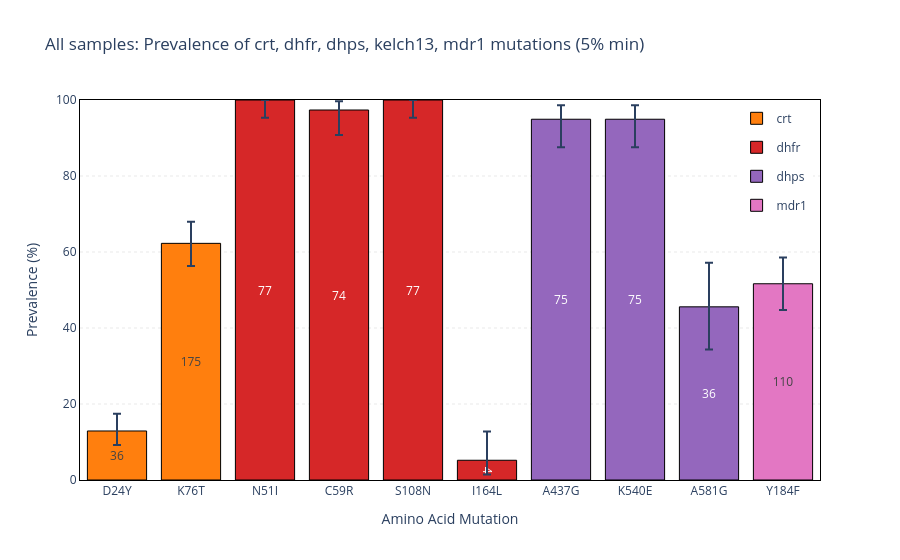

The notebook cell this image was saved under:
### Code cell
generate_prevalence_barchart(
    analysis_df=analysis_df,
    min_prevalence=5,
    fig_prefix="All samples",
    genes=resistance_genes,
    show_n_samples=True,
    show_title=True,
    show_legend=True
)

### Figure 1 — Plotly figure (JSON) as saved in the notebook; plotly's stock layout.template omitted (floating-point values rounded to 4 significant figures)
{"data": [{"customdata": [[281, 279, 36], [281, 281, 175]], "error_y": {"array": [4.51, 5.689], "arrayminus": [3.7, 5.951], "type": "data"}, "hovertemplate": "%{y:0.1f}% (%{customdata[2]}/%{customdata[1]})", "insidetextanchor": "middle", "legendgroup": "crt", "marker": {"color": "#ff7f0e", "line": {"color": "black", "width": 1}}, "name": "crt", "showlegend": true, "textposition": "inside", "texttemplate": "%{customdata[2]}", "type": "bar", "x": ["D24Y", "K76T"], "y": [12.9, 62.28]}, {"customdata": [[77, 77, 77], [77, 76, 74], [77, 77, 77], [77, 77, 4]], "error_y": {"array": [0.0, 2.311, 0.0, 7.575], "arrayminus": [4.678, 6.553, 4.678, 3.761], "type": "data"}, "hovertemplate": "%{y:0.1f}% (%{customdata[2]}/%{customdata[1]})", "insidetextanchor": "middle", "legendgroup": "dhfr", "marker": {"color": "#d62728", "line": {"color": "black", "width": 1}}, "name": "dhfr", "showlegend": true, "textposition": "inside", "texttemplate": "%{customdata[2]}", "type": "bar", "x": ["N51I", "C59R", "S108N", "I164L"], "y": [100.0, 97.37, 100.0, 5.195]}, {"customdata": [[79, 79, 75], [79, 79, 75], [79, 79, 36]], "error_y": {"array": [3.667, 3.667, 11.6], "arrayminus": [7.396, 7.396, 11.26], "type": "data"}, "hovertemplate": "%{y:0.1f}% (%{customdata[2]}/%{customdata[1]})", "insidetextanchor": "middle", "legendgroup": "dhps", "marker": {"color": "#9467bd", "line": {"color": "black", "width": 1}}, "name": "dhps", "showlegend": true, "textposition": "inside", "texttemplate": "%{customdata[2]}", "type": "bar", "x": ["A437G", "K540E", "A581G"], "y": [94.94, 94.94, 45.57]}, {"customdata": [[213, 213, 110]], "error_y": {"array": [6.882], "arrayminus": [6.928], "type": "data"}, "hovertemplate": "%{y:0.1f}% (%{customdata[2]}/%{customdata[1]})", "insidetextanchor": "middle", "legendgroup": "mdr1", "marker": {"color": "#e377c3", "line": {"color": "black", "width": 1}}, "name": "mdr1", "showlegend": true, "textposition": "inside", "texttemplate": "%{customdata[2]}", "type": "bar", "x": ["Y184F"], "y": [51.64]}], "layout": {"barmode": "group", "hovermode": "x unified", "legend": {"orientation": "v", "x": 0.99, "xanchor": "right", "y": 0.99, "yanchor": "top"}, "plot_bgcolor": "rgba(0,0,0,0)", "showlegend": true, "title": {"text": "All samples: Prevalence of crt, dhfr, dhps, kelch13, mdr1 mutations (5% min)"}, "xaxis": {"linecolor": "black", "linewidth": 1, "mirror": true, "showline": true, "title": {"text": "Amino Acid Mutation"}}, "yaxis": {"gridcolor": "lightgray", "griddash": "dot", "gridwidth": 0.5, "linecolor": "black", "linewidth": 1, "mirror": true, "range": [0, 100], "showgrid": true, "showline": true, "title": {"text": "Prevalence (%)"}}}}
